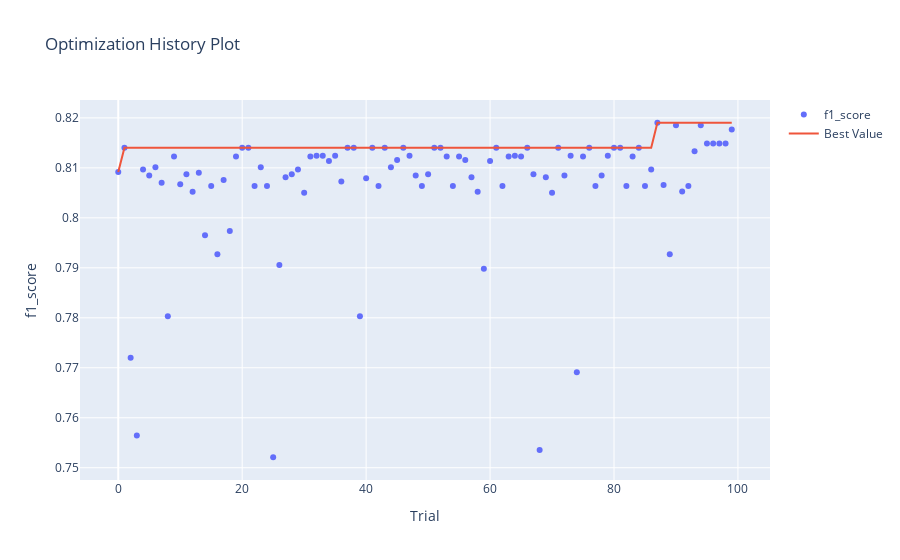
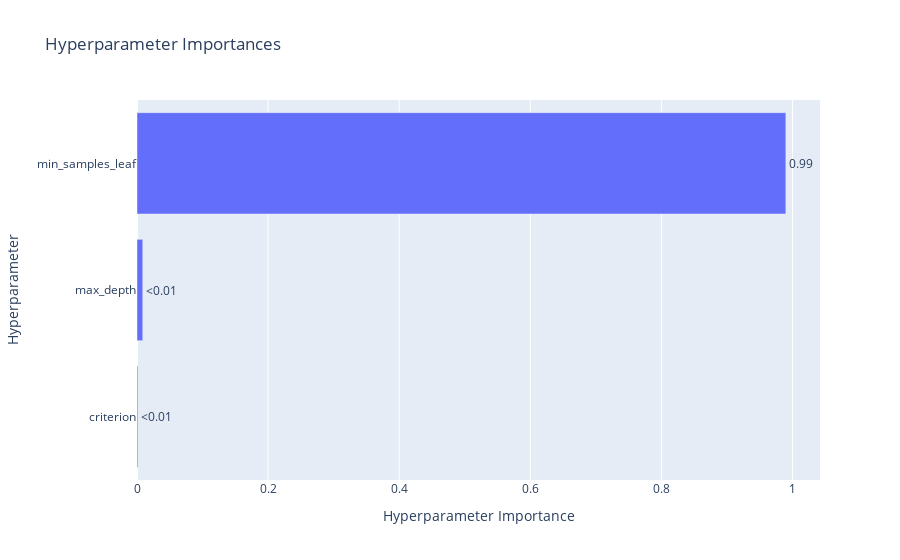
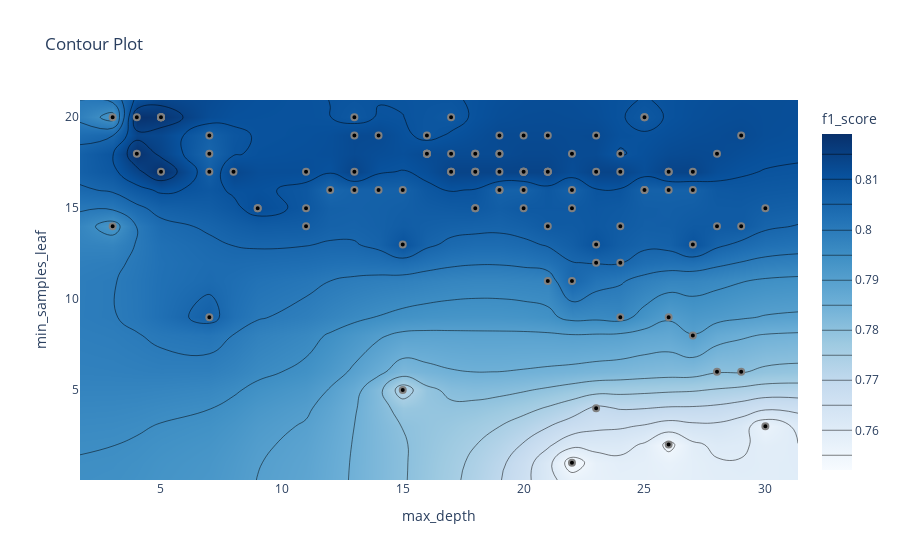

Source (notebook cell) for these figures, in order:
### Code cell
# Выведем информацию из данных optuna о подборе гиперпараметров модели
display_optuna_info(study_dtc)

### Figure 1 — Plotly figure (JSON) as saved in the notebook; plotly's stock layout.template omitted (floating-point values rounded to 4 significant figures)
{"data": [{"mode": "markers", "name": "f1_score", "type": "scatter", "x": [0, 1, 2, 3, 4, 5, 6, 7, 8, 9, 10, 11, 12, 13, 14, 15, 16, 17, 18, 19, 20, 21, 22, 23, 24, 25, 26, 27, 28, 29, 30, 31, 32, 33, 34, 35, 36, 37, 38, 39, 40, 41, 42, 43, 44, 45, 46, 47, 48, 49, 50, 51, 52, 53, 54, 55, 56, 57, 58, 59, 60, 61, 62, 63, 64, 65, 66, 67, 68, 69, 70, 71, 72, 73, 74, 75, 76, 77, 78, 79, 80, 81, 82, 83, 84, 85, 86, 87, 88, 89, 90, 91, 92, 93, 94, 95, 96, 97, 98, 99], "y": [0.8092, 0.814, 0.772, 0.7565, 0.8097, 0.8085, 0.8101, 0.807, 0.7803, 0.8123, 0.8067, 0.8087, 0.8052, 0.809, 0.7965, 0.8064, 0.7927, 0.8075, 0.7974, 0.8123, 0.814, 0.814, 0.8064, 0.8101, 0.8064, 0.7521, 0.7906, 0.8081, 0.8087, 0.8097, 0.805, 0.8123, 0.8124, 0.8124, 0.8114, 0.8124, 0.8073, 0.814, 0.814, 0.7803, 0.8079, 0.814, 0.8064, 0.814, 0.8101, 0.8116, 0.814, 0.8124, 0.8085, 0.8064, 0.8087, 0.814, 0.814, 0.8123, 0.8064, 0.8123, 0.8116, 0.8081, 0.8052, 0.7898, 0.8114, 0.814, 0.8064, 0.8123, 0.8124, 0.8123, 0.814, 0.8087, 0.7536, 0.8081, 0.805, 0.814, 0.8085, 0.8124, 0.7691, 0.8123, 0.814, 0.8064, 0.8085, 0.8124, 0.814, 0.814, 0.8064, 0.8123, 0.814, 0.8064, 0.8097, 0.819, 0.8066, 0.7927, 0.8185, 0.8053, 0.8064, 0.8133, 0.8185, 0.8149, 0.8149, 0.8149, 0.8149, 0.8177]}, {"mode": "lines", "name": "Best Value", "type": "scatter", "x": [0, 1, 2, 3, 4, 5, 6, 7, 8, 9, 10, 11, 12, 13, 14, 15, 16, 17, 18, 19, 20, 21, 22, 23, 24, 25, 26, 27, 28, 29, 30, 31, 32, 33, 34, 35, 36, 37, 38, 39, 40, 41, 42, 43, 44, 45, 46, 47, 48, 49, 50, 51, 52, 53, 54, 55, 56, 57, 58, 59, 60, 61, 62, 63, 64, 65, 66, 67, 68, 69, 70, 71, 72, 73, 74, 75, 76, 77, 78, 79, 80, 81, 82, 83, 84, 85, 86, 87, 88, 89, 90, 91, 92, 93, 94, 95, 96, 97, 98, 99], "y": [0.8092, 0.814, 0.814, 0.814, 0.814, 0.814, 0.814, 0.814, 0.814, 0.814, 0.814, 0.814, 0.814, 0.814, 0.814, 0.814, 0.814, 0.814, 0.814, 0.814, 0.814, 0.814, 0.814, 0.814, 0.814, 0.814, 0.814, 0.814, 0.814, 0.814, 0.814, 0.814, 0.814, 0.814, 0.814, 0.814, 0.814, 0.814, 0.814, 0.814, 0.814, 0.814, 0.814, 0.814, 0.814, 0.814, 0.814, 0.814, 0.814, 0.814, 0.814, 0.814, 0.814, 0.814, 0.814, 0.814, 0.814, 0.814, 0.814, 0.814, 0.814, 0.814, 0.814, 0.814, 0.814, 0.814, 0.814, 0.814, 0.814, 0.814, 0.814, 0.814, 0.814, 0.814, 0.814, 0.814, 0.814, 0.814, 0.814, 0.814, 0.814, 0.814, 0.814, 0.814, 0.814, 0.814, 0.814, 0.819, 0.819, 0.819, 0.819, 0.819, 0.819, 0.819, 0.819, 0.819, 0.819, 0.819, 0.819, 0.819]}, {"marker": {"color": "#cccccc"}, "mode": "markers", "name": "Infeasible Trial", "showlegend": false, "type": "scatter", "x": [], "y": []}], "layout": {"title": {"text": "Optimization History Plot"}, "xaxis": {"title": {"text": "Trial"}}, "yaxis": {"title": {"text": "f1_score"}}}}

### Figure 2 — Plotly figure (JSON) as saved in the notebook; plotly's stock layout.template omitted (floating-point values rounded to 4 significant figures)
{"data": [{"cliponaxis": false, "hovertemplate": ["criterion (CategoricalDistribution): 0.0013479882253587393<extra></extra>", "max_depth (IntDistribution): 0.008781626444821505<extra></extra>", "min_samples_leaf (IntDistribution): 0.9898703853298197<extra></extra>"], "name": "f1_score", "orientation": "h", "text": ["<0.01", "<0.01", "0.99"], "textposition": "outside", "type": "bar", "x": [0.001348, 0.008782, 0.9899], "y": ["criterion", "max_depth", "min_samples_leaf"]}], "layout": {"title": {"text": "Hyperparameter Importances"}, "xaxis": {"title": {"text": "Hyperparameter Importance"}}, "yaxis": {"title": {"text": "Hyperparameter"}}}}

### Figure 3 — Plotly figure (JSON) as saved in the notebook; plotly's stock layout.template omitted (floating-point values rounded to 4 significant figures; data arrays with more than 128 entries replaced by an {"elided": "..."} marker saying what was removed)
{"data": [{"colorbar": {"title": {"text": "f1_score"}}, "colorscale": [[0, "rgb(247,251,255)"], [0.125, "rgb(222,235,247)"], [0.25, "rgb(198,219,239)"], [0.375, "rgb(158,202,225)"], [0.5, "rgb(107,174,214)"], [0.625, "rgb(66,146,198)"], [0.75, "rgb(33,113,181)"], [0.875, "rgb(8,81,156)"], [1, "rgb(8,48,107)"]], "connectgaps": true, "contours": {"coloring": "heatmap"}, "hoverinfo": "none", "line": {"smoothing": 1.3}, "reversescale": false, "type": "contour", "x": [1.65, 3, 4, 5, 7, 8, 9, 11, 12, 13, 14, 15, 16, 17, 18, 19, 20, 21, 22, 23, 24, 25, 26, 27, 28, 29, 30, 31.35], "y": [0.05, 1, 2, 3, 4, 5, 6, 8, 9, 11, 12, 13, 14, 15, 16, 17, 18, 19, 20, 20.95], "z": {"elided": "20x28 float values"}}, {"marker": {"color": "black", "line": {"color": "Grey", "width": 2}}, "mode": "markers", "showlegend": false, "type": "scatter", "x": [16, 20, 15, 30, 19, 20, 23, 7, 29, 16, 7, 13, 24, 11, 24, 19, 3, 11, 21, 16, 26, 27, 27, 27, 26, 22, 26, 29, 25, 18, 22, 17, 13, 14, 11, 29, 30, 13, 20, 28, 24, 18, 20, 21, 15, 9, 23, 20, 18, 13, 25, 17, 19, 18, 15, 22, 9, 21, 23, 27, 20, 21, 25, 16, 23, 19, 21, 17, 26, 28, 12, 24, 22, 19, 23, 28, 20, 25, 18, 21, 26, 17, 14, 16, 18, 19, 24, 5, 7, 3, 4, 7, 22, 8, 4, 5, 5, 5, 5, 5], "y": [19, 17, 5, 3, 18, 15, 13, 17, 6, 18, 9, 20, 12, 15, 9, 16, 20, 14, 11, 18, 17, 17, 16, 13, 16, 1, 9, 14, 20, 18, 11, 18, 19, 19, 17, 19, 15, 17, 17, 6, 14, 17, 16, 17, 13, 15, 17, 19, 15, 16, 20, 17, 17, 18, 16, 18, 15, 14, 12, 8, 17, 17, 16, 18, 19, 18, 17, 20, 2, 14, 16, 17, 15, 19, 4, 18, 17, 16, 15, 19, 17, 17, 16, 18, 17, 16, 18, 17, 19, 14, 18, 18, 16, 17, 20, 20, 20, 20, 20, 20]}], "layout": {"title": {"text": "Contour Plot"}, "xaxis": {"range": [1.65, 31.35], "title": {"text": "max_depth"}}, "yaxis": {"range": [0.05, 20.95], "title": {"text": "min_samples_leaf"}}}}
